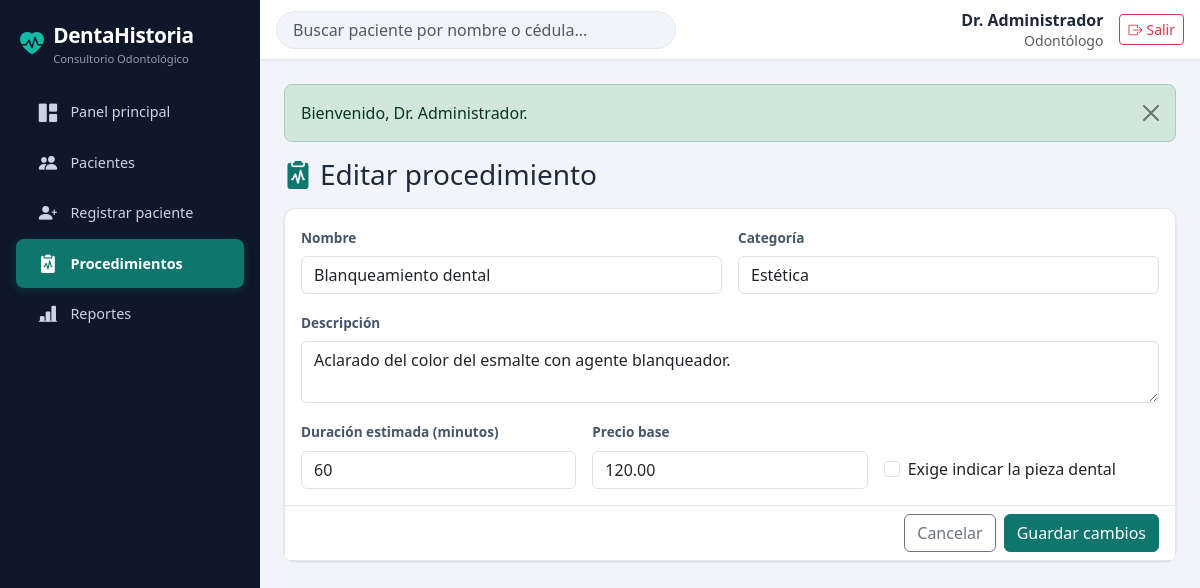
Page /frontend/procedimientos/formulario.php?id=2 (signed in) on the committed database.
### tables this page shows
CREATE TABLE `procedimientos` (
  `id` int(11) NOT NULL,
  `nombre` varchar(100) NOT NULL,
  `categoria` varchar(50) NOT NULL,
  `descripcion` text DEFAULT NULL,
  `duracion_min` smallint(5) UNSIGNED NOT NULL DEFAULT 30,
  `precio` decimal(10,2) NOT NULL DEFAULT 0.00,
  `requiere_pieza` tinyint(1) NOT NULL DEFAULT 0,
  `activo` tinyint(1) NOT NULL DEFAULT 1
);

### backend/includes/funciones.php (called while the page is built, shortened)
<?php
function e(?string $texto): string
{
    return htmlspecialchars($texto ?? '', ENT_QUOTES, 'UTF-8');
}
function clase_error(array $errores, string $campo): string
{
    return isset($errores[$campo]) ? ' is-invalid' : '';
}

### backend/includes/sesion.php (called while the page is built, shortened)
<?php
require_once __DIR__ . '/funciones.php';
function recuperar_formulario(): array
{
    $formulario = [
        'datos'   => $_SESSION['form_datos'] ?? [],
        'errores' => $_SESSION['form_errores'] ?? [],
    ];
    return $formulario;
}

### backend/config/database.php (called while the page is built, shortened)
<?php
class Database
{
    private static ?PDO $conexion = null;
    public static function conectar(): PDO
    {
        if (self::$conexion === null) {
            $dsn = 'mysql:host=' . self::HOST
                 . ';dbname=' . self::NOMBRE
                 . ';charset=' . self::CHARSET;
            try {
                self::$conexion = new PDO($dsn, self::USUARIO, self::CLAVE, [
                    PDO::ATTR_ERRMODE            => PDO::ERRMODE_EXCEPTION,
                    PDO::ATTR_DEFAULT_FETCH_MODE => PDO::FETCH_ASSOC,
                    PDO::ATTR_EMULATE_PREPARES   => false,
                ]);
            } catch (PDOException $e) {
                error_log('Error de conexión: ' . $e->getMessage());
                die('No se pudo conectar a la base de datos. Verifica que MySQL esté encendido en XAMPP.');
            }
        }
        return self::$conexion;
    }
}

### backend/models/Procedimiento.php (called while the page is built, shortened)
<?php
require_once __DIR__ . '/../config/database.php';
class Procedimiento
{
    private PDO $db;
    public function __construct()
    {
        $this->db = Database::conectar();
    }
    public function buscarPorId(int $id): ?array
    {
        $stmt = $this->db->prepare('SELECT * FROM procedimientos WHERE id = ?');
        $stmt->execute([$id]);
        return $stmt->fetch() ?: null;
    }
}

### frontend/procedimientos/formulario.php (the view, shortened to what this page needs)
<?php
require_once BASE_PATH . 'backend/models/Procedimiento.php';
$modelo        = new Procedimiento();
$id            = (int) ($_GET['id'] ?? 0);
$procedimiento = $id ? $modelo->buscarPorId($id) : null;
$formulario = recuperar_formulario();
$errores    = $formulario['errores'];
$datos      = ($formulario['datos'] ?: ($procedimiento ?? [])) + [
    'nombre' => '', 'categoria' => '', 'descripcion' => '',
    'duracion_min' => 30, 'precio' => '', 'requiere_pieza' => 0,
];
$titulo        = $id ? 'Editar procedimiento' : 'Agregar procedimiento';
require_once BASE_PATH . 'frontend/layout/header.php';
?>
<h1 class="h3 mb-3"><i class="bi bi-clipboard2-pulse-fill me-2 text-primary"></i><?= e($titulo) ?></h1>
<form action="<?= BASE_URL ?>backend/controllers/procedimiento_controller.php?accion=guardar"
      method="POST" class="card">
    <div class="card-body">
        <div class="row g-3">
            <div class="col-md-6">
                <label for="nombre" class="form-label">Nombre</label>
                <input type="text" id="nombre" name="nombre" required maxlength="100"
                       class="form-control<?= clase_error($errores, 'nombre') ?>"
                       value="<?= e($datos['nombre']) ?>">
            </div>
            <div class="col-md-6">
                <label for="categoria" class="form-label">Categoría</label>
                <input type="text" id="categoria" name="categoria" required maxlength="50"
                       list="listaCategorias"
                       class="form-control<?= clase_error($errores, 'categoria') ?>"
                       value="<?= e($datos['categoria']) ?>">
            </div>
            <div class="col-12">
                <label for="descripcion" class="form-label">Descripción</label>
                <textarea id="descripcion" name="descripcion" rows="2" maxlength="1000"
                          class="form-control<?= clase_error($errores, 'descripcion') ?>"><?= e($datos['descripcion']) ?></textarea>
            </div>
            <div class="col-md-4">
                <label for="duracion_min" class="form-label">Duración estimada (minutos)</label>
                <input type="number" id="duracion_min" name="duracion_min" required min="5" max="600" step="5"
                       class="form-control<?= clase_error($errores, 'duracion_min') ?>"
                       value="<?= e((string) $datos['duracion_min']) ?>">
            </div>
            <div class="col-md-4">
                <label for="precio" class="form-label">Precio base</label>
                <input type="number" id="precio" name="precio" required min="0" step="0.01"
                       class="form-control<?= clase_error($errores, 'precio') ?>"
                       value="<?= e((string) $datos['precio']) ?>">
            </div>
            <div class="col-md-4 d-flex align-items-end">
                <div class="form-check mb-2">
                    <input type="checkbox" id="requiere_pieza" name="requiere_pieza" value="1"
                           class="form-check-input" <?= (int) $datos['requiere_pieza'] === 1 ? 'checked' : '' ?>>
                    <label for="requiere_pieza" class="form-check-label">Exige indicar la pieza dental</label>
                </div>
            </div>
        </div>
    </div>
    <div class="card-footer bg-white d-flex justify-content-end gap-2">
        <a href="lista.php" class="btn btn-outline-secondary">Cancelar</a>
        <button type="submit" class="btn btn-primary"><?= $id ? 'Guardar cambios' : 'Agregar procedimiento' ?></button>
    </div>
</form>
<?php require_once BASE_PATH . 'frontend/layout/footer.php'; ?>

### frontend/assets/css/estilos.css (style rules this page uses)
:root { --primary: #0f766e; --primary-light: #14b8a6; --primary-dark: #0d5c56; --primary-bg: #f0fdfa; --accent: #f59e0b; --sidebar-bg: #0f172a; --sidebar-text: #cbd5e1; --sidebar-hover: rgba(255,255,255,.08); --body-bg: #f1f5f9; --card-shadow: 0 1px 3px rgba(0,0,0,.08), 0 1px 2px rgba(0,0,0,.06); --card-shadow-hover: 0 4px 12px rgba(0,0,0,.1); --radius: .75rem; --topbar-height: 60px; --sidebar-width: 260px; --transition: .2s ease; }
:root { --bs-primary: #0f766e; --bs-primary-rgb: 15, 118, 110; --bs-link-color: #0f766e; --bs-link-color-rgb: 15, 118, 110; --bs-link-hover-color: #0d5c56; --bs-link-hover-color-rgb: 13, 92, 86; }
body { font-family: 'Segoe UI', system-ui, -apple-system, sans-serif; background: var(--body-bg); color: #1e293b; }
.card { border: 1px solid #e2e8f0; border-radius: var(--radius); box-shadow: var(--card-shadow); transition: box-shadow var(--transition); }
.card-footer { border-top-color: #e2e8f0; }
.btn-primary { background: var(--primary); border-color: var(--primary); }
.form-label { font-weight: 600; font-size: .85rem; color: #475569; }

### rows in the picture
procedimientos: nombre "Blanqueamiento dental", categoria "Estética", descripcion "Aclarado del color del esmalte con agente blanqueador.", duracion_min "60", precio "120.00"

### other values in the picture
NOMBRE_SISTEMA "DentaHistoria"
NOMBRE_CONSULTORIO "Consultorio Odontológico"
$item['texto'] "Panel principal"
$item['texto'] "Pacientes"
$item['texto'] "Registrar paciente"
$item['texto'] "Procedimientos"
$item['texto'] "Reportes"
$_SESSION['usuario_nombre'] "Dr. Administrador"
$alerta['texto'] "Bienvenido, Dr. Administrador."
$titulo "Editar procedimiento"
